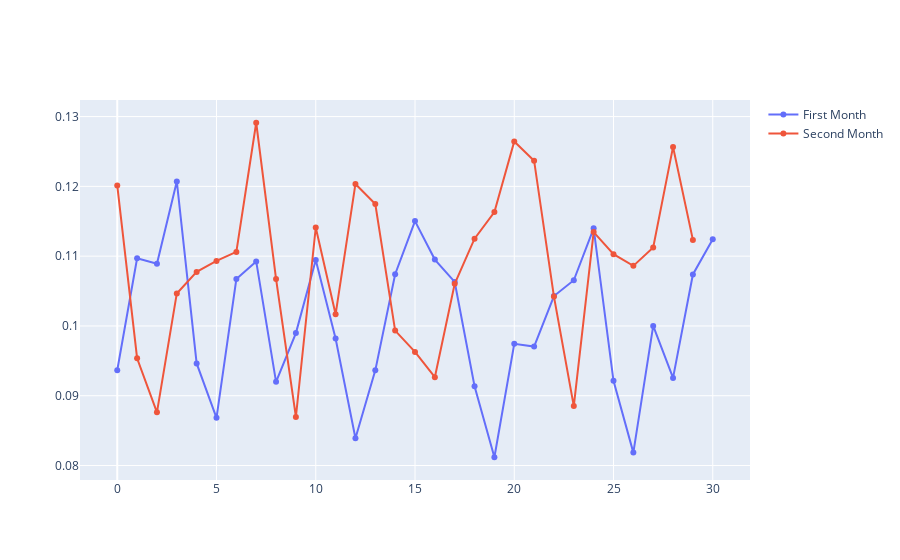

The notebook cell saved with this chart:
### Code cell
x = [i for i in range(31)]
trace1 = go.Scatter(
    x = x,
    y = _['demand'][0:31],
    mode = 'lines+markers',
    name = 'First Month'
)
trace2 = go.Scatter(
    x = x,
    y = _['demand'][31:61],
    mode = 'lines+markers',
    name = 'Second Month'
)

data = [trace1, trace2]
iplot(data)

### Figure 1 — Plotly figure (JSON) as saved in the notebook; plotly's stock layout.template omitted (floating-point values rounded to 4 significant figures)
{"data": [{"mode": "lines+markers", "name": "First Month", "type": "scatter", "x": [0, 1, 2, 3, 4, 5, 6, 7, 8, 9, 10, 11, 12, 13, 14, 15, 16, 17, 18, 19, 20, 21, 22, 23, 24, 25, 26, 27, 28, 29, 30], "y": [0.09365, 0.1097, 0.1089, 0.1207, 0.09462, 0.08683, 0.1067, 0.1093, 0.09199, 0.09898, 0.1095, 0.09819, 0.08391, 0.09364, 0.1074, 0.115, 0.1095, 0.1063, 0.09137, 0.08119, 0.09744, 0.09704, 0.1043, 0.1065, 0.114, 0.09214, 0.08185, 0.1, 0.09255, 0.1074, 0.1124]}, {"mode": "lines+markers", "name": "Second Month", "type": "scatter", "x": [0, 1, 2, 3, 4, 5, 6, 7, 8, 9, 10, 11, 12, 13, 14, 15, 16, 17, 18, 19, 20, 21, 22, 23, 24, 25, 26, 27, 28, 29, 30], "y": [0.1201, 0.09537, 0.08762, 0.1047, 0.1077, 0.1093, 0.1106, 0.1291, 0.1067, 0.08696, 0.1141, 0.1017, 0.1203, 0.1175, 0.09933, 0.09628, 0.09266, 0.106, 0.1125, 0.1163, 0.1264, 0.1237, 0.1042, 0.08852, 0.1134, 0.1103, 0.1086, 0.1112, 0.1256, 0.1123]}], "layout": {}}
